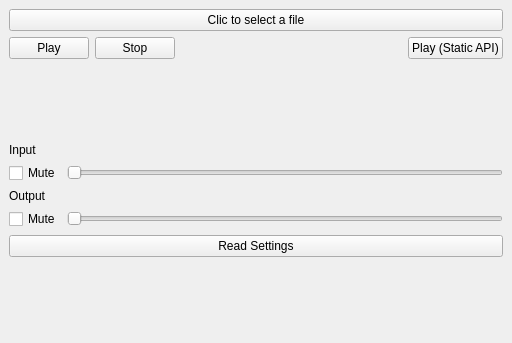
<ui version="4.0" >
 <author></author>
 <comment></comment>
 <exportmacro></exportmacro>
 <class>SoundWidget</class>
 <widget class="QWidget" name="SoundWidget" >
  <property name="geometry" >
   <rect>
    <x>0</x>
    <y>0</y>
    <width>512</width>
    <height>343</height>
   </rect>
  </property>
  <layout class="QVBoxLayout" >
   <property name="margin" >
    <number>9</number>
   </property>
   <property name="spacing" >
    <number>6</number>
   </property>
   <item>
    <widget class="QPushButton" name="fileSelectorButton" >
     <property name="text" >
      <string>Clic to select a file</string>
     </property>
    </widget>
   </item>
   <item>
    <layout class="QHBoxLayout" >
     <property name="margin" >
      <number>0</number>
     </property>
     <property name="spacing" >
      <number>6</number>
     </property>
     <item>
      <widget class="QPushButton" name="playButton" >
       <property name="text" >
        <string>Play</string>
       </property>
      </widget>
     </item>
     <item>
      <widget class="QPushButton" name="stopButton" >
       <property name="text" >
        <string>Stop</string>
       </property>
      </widget>
     </item>
     <item>
      <spacer>
       <property name="orientation" >
        <enum>Qt::Horizontal</enum>
       </property>
       <property name="sizeHint" >
        <size>
         <width>40</width>
         <height>20</height>
        </size>
       </property>
      </spacer>
     </item>
     <item>
      <widget class="QPushButton" name="staticPlayButton" >
       <property name="text" >
        <string>Play (Static API)</string>
       </property>
      </widget>
     </item>
    </layout>
   </item>
   <item>
    <spacer>
     <property name="orientation" >
      <enum>Qt::Vertical</enum>
     </property>
     <property name="sizeHint" >
      <size>
       <width>483</width>
       <height>16</height>
      </size>
     </property>
    </spacer>
   </item>
   <item>
    <widget class="QLabel" name="label" >
     <property name="sizePolicy" >
      <sizepolicy>
       <hsizetype>5</hsizetype>
       <vsizetype>0</vsizetype>
       <horstretch>0</horstretch>
       <verstretch>0</verstretch>
      </sizepolicy>
     </property>
     <property name="text" >
      <string>Input</string>
     </property>
    </widget>
   </item>
   <item>
    <layout class="QHBoxLayout" >
     <property name="margin" >
      <number>0</number>
     </property>
     <property name="spacing" >
      <number>6</number>
     </property>
     <item>
      <widget class="QCheckBox" name="inputCheckBox" >
       <property name="text" >
        <string>Mute</string>
       </property>
      </widget>
     </item>
     <item>
      <widget class="QSlider" name="inputSlider" >
       <property name="maximum" >
        <number>100</number>
       </property>
       <property name="orientation" >
        <enum>Qt::Horizontal</enum>
       </property>
      </widget>
     </item>
    </layout>
   </item>
   <item>
    <widget class="QLabel" name="label_2" >
     <property name="sizePolicy" >
      <sizepolicy>
       <hsizetype>5</hsizetype>
       <vsizetype>0</vsizetype>
       <horstretch>0</horstretch>
       <verstretch>0</verstretch>
      </sizepolicy>
     </property>
     <property name="text" >
      <string>Output</string>
     </property>
    </widget>
   </item>
   <item>
    <layout class="QHBoxLayout" >
     <property name="margin" >
      <number>0</number>
     </property>
     <property name="spacing" >
      <number>6</number>
     </property>
     <item>
      <widget class="QCheckBox" name="outputCheckBox" >
       <property name="text" >
        <string>Mute</string>
       </property>
      </widget>
     </item>
     <item>
      <widget class="QSlider" name="outputSlider" >
       <property name="maximum" >
        <number>100</number>
       </property>
       <property name="orientation" >
        <enum>Qt::Horizontal</enum>
       </property>
      </widget>
     </item>
    </layout>
   </item>
   <item>
    <widget class="QPushButton" name="readSettingsButton" >
     <property name="text" >
      <string>Read Settings</string>
     </property>
    </widget>
   </item>
   <item>
    <spacer>
     <property name="orientation" >
      <enum>Qt::Vertical</enum>
     </property>
     <property name="sizeHint" >
      <size>
       <width>20</width>
       <height>40</height>
      </size>
     </property>
    </spacer>
   </item>
  </layout>
 </widget>
 <pixmapfunction></pixmapfunction>
 <resources/>
 <connections/>
</ui>
